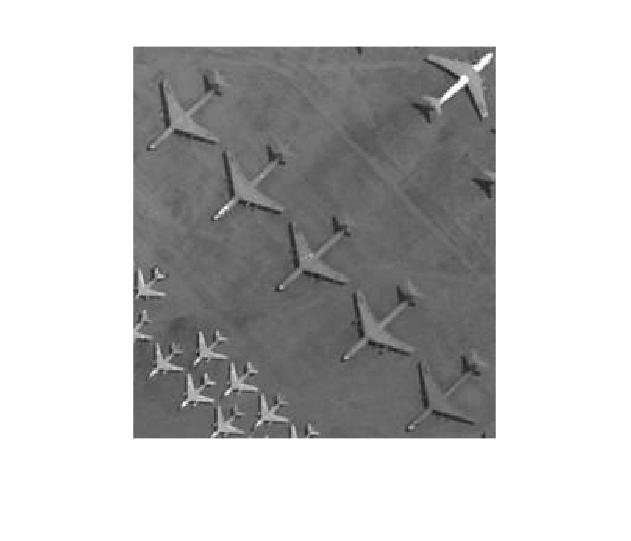
%> input picture Plane Difference/img1.jpg, 631 x 541 px
$ octave plane_diff.m   (GNU Octave 9; MATLAB toolbox functions it lacks are replaced by stand-ins)
%> lines starting %> are read from the running program, lines starting %| are printed output that depends on the picture; in (x1, y1, x2, y2) boxes, pixels count from 0 and x2, y2 are one past the last pixel; in counts of white or black regions, pixels touching at a corner belong together; the program's own positions count from 1
plane1 = imread('img1.jpg');
%> plane1 is the input picture: size 541x631x3 uint8; min 20, max 255, mean 193.2
plane2 = imread('img2.jpg');
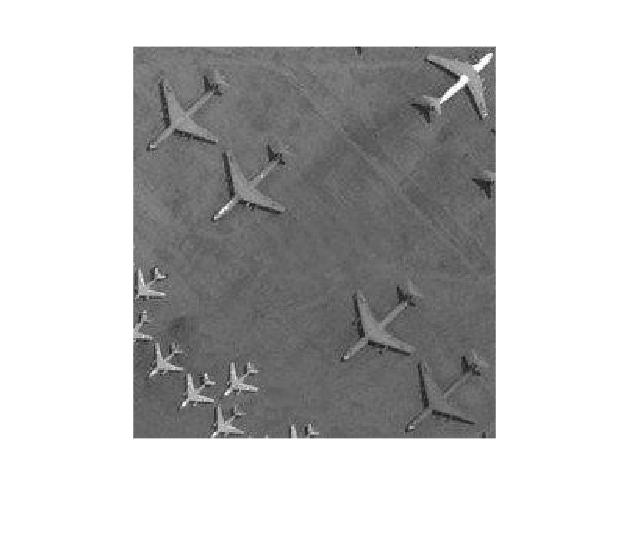
%> input picture Plane Difference/img2.jpg, 631 x 541 px
%> plane2 is the input picture: size 541x631x3 uint8; min 14, max 255, mean 193.1
figure,imshow(plane1);
figure,imshow(plane2);

difference = imabsdiff(plane1, plane2);
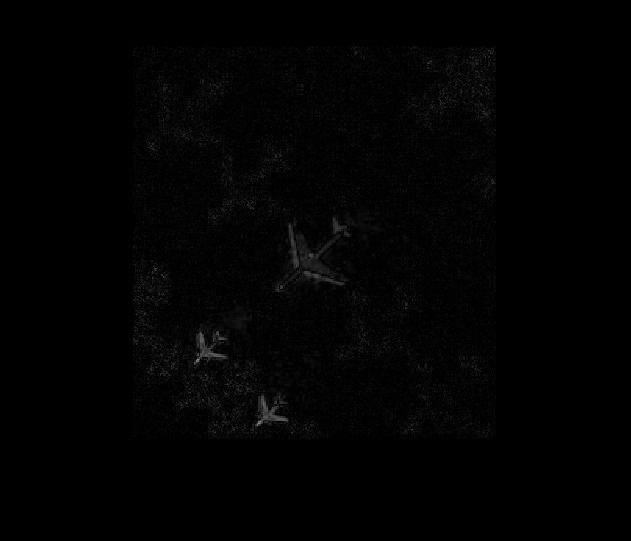
%> difference: size 541x631x3 uint8; min 0, max 137, mean 2.3
figure,imshow(difference);

bwDifference = difference > 20;
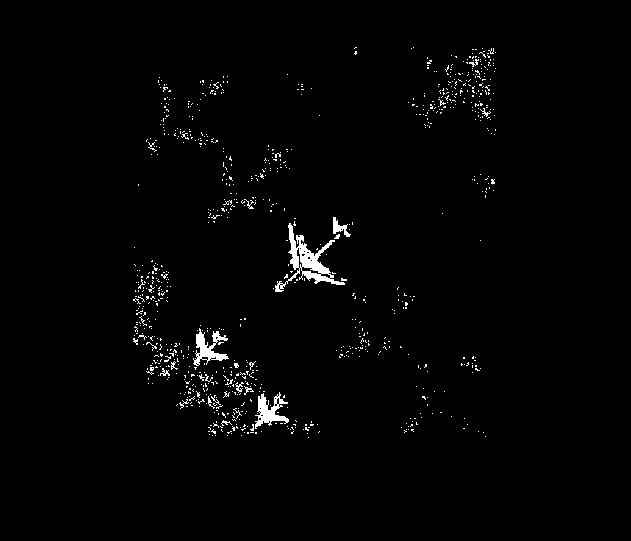
%> bwDifference: size 541x631x3 logical; 1.6% white; 870 white regions (852 under 20 px), largest, box (x1, y1, x2, y2) and area: (275, 223, 345, 292) 1204, (255, 392, 289, 429) 549, (193, 328, 229, 366) 548
clear_bwDifference = bwareaopen(bwDifference, 30);
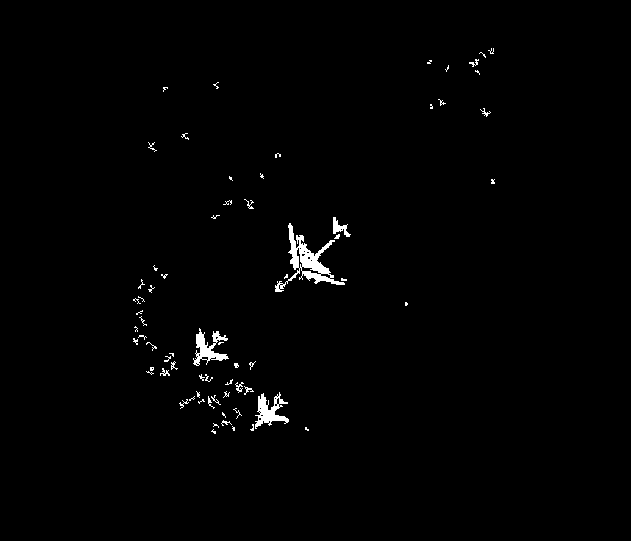
%> clear_bwDifference: size 541x631x3 logical; 1% white; 69 white regions (51 under 20 px), largest, box (x1, y1, x2, y2) and area: (275, 223, 345, 292) 1204, (255, 392, 289, 429) 549, (193, 328, 229, 366) 548
figure,imshow(clear_bwDifference);

se = strel('square', 3);
mClear_bwDifference = imdilate(clear_bwDifference, se);
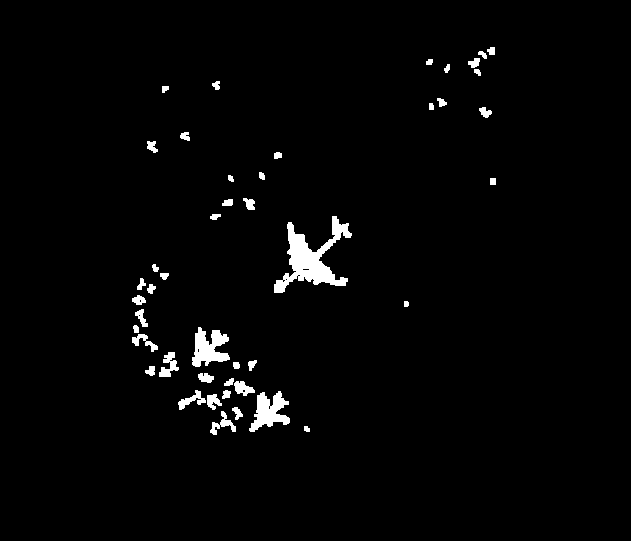
%> mClear_bwDifference: size 541x631x3 logical; 2.1% white; 45 white regions, largest, box (x1, y1, x2, y2) and area: (274, 216, 352, 293) 2200, (192, 327, 230, 367) 900, (249, 391, 290, 432) 880

%> (the run ends here)
